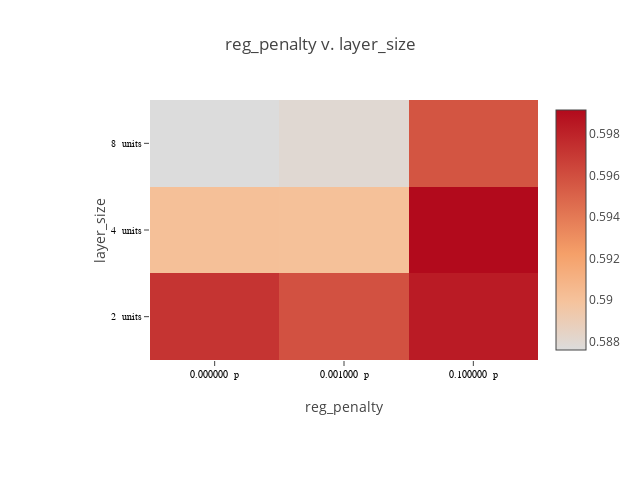

Notebook code cell kept with this figure:
### Code cell
plot_matrix(lossframe, "reg_penalty", "layer_size", x_suffix=" p", y_suffix=" units")

### Figure 1 — Plotly figure (JSON) as saved in the notebook; plotly's stock layout.template omitted (floating-point values rounded to 4 significant figures)
{"data": [{"colorscale": [[0, "rgb(0,0,255)", [1, "rgb(255,0,0)"]]], "type": "heatmap", "x": ["0.000000  p", "0.001000  p", "0.100000  p"], "y": ["2  units", "4  units", "8  units"], "z": [[0.5972, 0.5958, 0.5983], [0.5901, 0.5901, 0.5991], [0.5876, 0.588, 0.5957]]}], "layout": {"height": 480, "margin": {"b": 120, "l": 150, "r": 30, "t": 100}, "title": "reg_penalty v. layer_size", "width": 640, "xaxis": {"tickfont": {"color": "black", "family": "Arial, sans-serif", "size": 10}, "title": "reg_penalty"}, "yaxis": {"tickfont": {"color": "black", "family": "Arial, sans-serif", "size": 10}, "title": "layer_size"}}}
